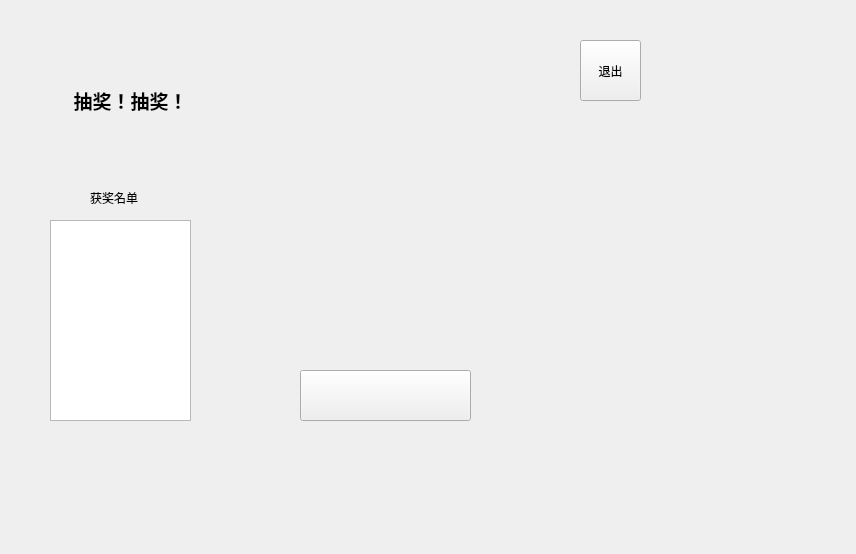
<?xml version="1.0" encoding="UTF-8"?>
<ui version="4.0">
 <class>Widget</class>
 <widget class="QWidget" name="Widget">
  <property name="geometry">
   <rect>
    <x>0</x>
    <y>0</y>
    <width>856</width>
    <height>554</height>
   </rect>
  </property>
  <property name="windowTitle">
   <string>Widget</string>
  </property>
  <widget class="QPushButton" name="StartButton">
   <property name="geometry">
    <rect>
     <x>300</x>
     <y>370</y>
     <width>171</width>
     <height>51</height>
    </rect>
   </property>
   <property name="text">
    <string/>
   </property>
  </widget>
  <widget class="QLabel" name="label">
   <property name="geometry">
    <rect>
     <x>60</x>
     <y>60</y>
     <width>141</width>
     <height>81</height>
    </rect>
   </property>
   <property name="text">
    <string>&lt;html&gt;&lt;head/&gt;&lt;body&gt;&lt;p align=&quot;center&quot;&gt;&lt;span style=&quot; font-size:14pt; font-weight:600;&quot;&gt;抽奖！抽奖！&lt;/span&gt;&lt;/p&gt;&lt;/body&gt;&lt;/html&gt;</string>
   </property>
  </widget>
  <widget class="QListWidget" name="listWidget">
   <property name="geometry">
    <rect>
     <x>50</x>
     <y>220</y>
     <width>141</width>
     <height>201</height>
    </rect>
   </property>
  </widget>
  <widget class="QLabel" name="label_2">
   <property name="geometry">
    <rect>
     <x>90</x>
     <y>190</y>
     <width>72</width>
     <height>15</height>
    </rect>
   </property>
   <property name="text">
    <string>获奖名单</string>
   </property>
  </widget>
  <widget class="QLabel" name="Listlabel">
   <property name="geometry">
    <rect>
     <x>220</x>
     <y>90</y>
     <width>321</width>
     <height>231</height>
    </rect>
   </property>
   <property name="text">
    <string/>
   </property>
   <property name="alignment">
    <set>Qt::AlignCenter</set>
   </property>
  </widget>
  <widget class="QPushButton" name="CloseButton">
   <property name="geometry">
    <rect>
     <x>580</x>
     <y>40</y>
     <width>61</width>
     <height>61</height>
    </rect>
   </property>
   <property name="text">
    <string>退出</string>
   </property>
  </widget>
 </widget>
 <layoutdefault spacing="6" margin="11"/>
 <resources/>
 <connections/>
</ui>
